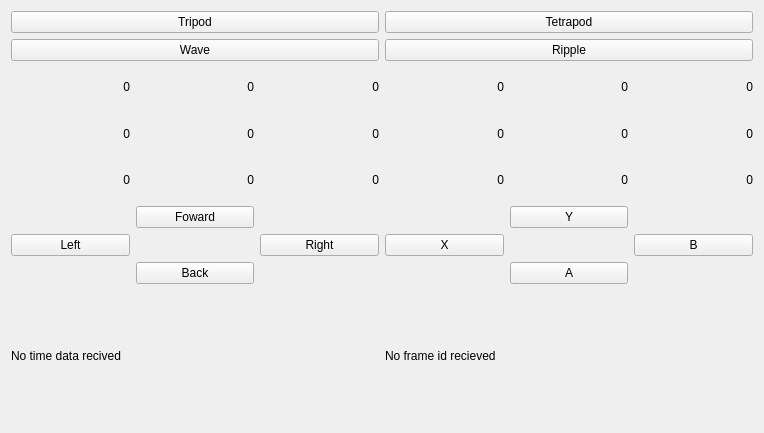
<?xml version="1.0" encoding="UTF-8"?>
<ui version="4.0">
 <class>MainGui</class>
 <widget class="QWidget" name="MainGui">
  <property name="geometry">
   <rect>
    <x>0</x>
    <y>0</y>
    <width>764</width>
    <height>433</height>
   </rect>
  </property>
  <property name="windowTitle">
   <string>Form</string>
  </property>
  <layout class="QVBoxLayout" name="verticalLayout">
   <item>
    <layout class="QGridLayout" name="gridLayout">
     <item row="1" column="0">
      <widget class="QPushButton" name="TripodGaitButton">
       <property name="text">
        <string>Tripod</string>
       </property>
      </widget>
     </item>
     <item row="2" column="0">
      <widget class="QPushButton" name="WaveGaitButton">
       <property name="text">
        <string>Wave</string>
       </property>
      </widget>
     </item>
     <item row="1" column="1">
      <widget class="QPushButton" name="pushButton_2">
       <property name="text">
        <string>Tetrapod</string>
       </property>
      </widget>
     </item>
     <item row="2" column="1">
      <widget class="QPushButton" name="RippleGaitButton">
       <property name="text">
        <string>Ripple</string>
       </property>
      </widget>
     </item>
    </layout>
   </item>
   <item>
    <layout class="QHBoxLayout" name="Hexapod_load">
     <item>
      <layout class="QVBoxLayout" name="Left">
       <item>
        <layout class="QHBoxLayout" name="LFront">
         <item>
          <widget class="QLabel" name="LFTibiaLoad">
           <property name="text">
            <string>0</string>
           </property>
           <property name="alignment">
            <set>Qt::AlignRight|Qt::AlignTrailing|Qt::AlignVCenter</set>
           </property>
          </widget>
         </item>
         <item>
          <widget class="QLabel" name="LFFemurLoad">
           <property name="text">
            <string>0</string>
           </property>
           <property name="alignment">
            <set>Qt::AlignRight|Qt::AlignTrailing|Qt::AlignVCenter</set>
           </property>
          </widget>
         </item>
         <item>
          <widget class="QLabel" name="LFCoxaLoad">
           <property name="text">
            <string>0</string>
           </property>
           <property name="alignment">
            <set>Qt::AlignRight|Qt::AlignTrailing|Qt::AlignVCenter</set>
           </property>
          </widget>
         </item>
        </layout>
       </item>
       <item>
        <layout class="QHBoxLayout" name="LMiddle">
         <item>
          <widget class="QLabel" name="LMTibiaLoad">
           <property name="text">
            <string>0</string>
           </property>
           <property name="alignment">
            <set>Qt::AlignRight|Qt::AlignTrailing|Qt::AlignVCenter</set>
           </property>
          </widget>
         </item>
         <item>
          <widget class="QLabel" name="LMFemurLoad">
           <property name="text">
            <string>0</string>
           </property>
           <property name="alignment">
            <set>Qt::AlignRight|Qt::AlignTrailing|Qt::AlignVCenter</set>
           </property>
          </widget>
         </item>
         <item>
          <widget class="QLabel" name="LMCoxaLoad">
           <property name="text">
            <string>0</string>
           </property>
           <property name="alignment">
            <set>Qt::AlignRight|Qt::AlignTrailing|Qt::AlignVCenter</set>
           </property>
          </widget>
         </item>
        </layout>
       </item>
       <item>
        <layout class="QHBoxLayout" name="LBack">
         <item>
          <widget class="QLabel" name="LBTibiaLoad">
           <property name="text">
            <string>0</string>
           </property>
           <property name="alignment">
            <set>Qt::AlignRight|Qt::AlignTrailing|Qt::AlignVCenter</set>
           </property>
          </widget>
         </item>
         <item>
          <widget class="QLabel" name="LBFemurLoad">
           <property name="text">
            <string>0</string>
           </property>
           <property name="alignment">
            <set>Qt::AlignRight|Qt::AlignTrailing|Qt::AlignVCenter</set>
           </property>
          </widget>
         </item>
         <item>
          <widget class="QLabel" name="LBCoxaLoad">
           <property name="text">
            <string>0</string>
           </property>
           <property name="alignment">
            <set>Qt::AlignRight|Qt::AlignTrailing|Qt::AlignVCenter</set>
           </property>
          </widget>
         </item>
        </layout>
       </item>
      </layout>
     </item>
     <item>
      <layout class="QVBoxLayout" name="Right">
       <item>
        <layout class="QHBoxLayout" name="RFront">
         <item>
          <widget class="QLabel" name="RFCoxaLoad">
           <property name="text">
            <string>0</string>
           </property>
           <property name="alignment">
            <set>Qt::AlignRight|Qt::AlignTrailing|Qt::AlignVCenter</set>
           </property>
          </widget>
         </item>
         <item>
          <widget class="QLabel" name="RFFemurLoad">
           <property name="text">
            <string>0</string>
           </property>
           <property name="alignment">
            <set>Qt::AlignRight|Qt::AlignTrailing|Qt::AlignVCenter</set>
           </property>
          </widget>
         </item>
         <item>
          <widget class="QLabel" name="RFTibiaLoad">
           <property name="text">
            <string>0</string>
           </property>
           <property name="alignment">
            <set>Qt::AlignRight|Qt::AlignTrailing|Qt::AlignVCenter</set>
           </property>
          </widget>
         </item>
        </layout>
       </item>
       <item>
        <layout class="QHBoxLayout" name="RMiddle">
         <item>
          <widget class="QLabel" name="RMCoxaLoad">
           <property name="text">
            <string>0</string>
           </property>
           <property name="alignment">
            <set>Qt::AlignRight|Qt::AlignTrailing|Qt::AlignVCenter</set>
           </property>
          </widget>
         </item>
         <item>
          <widget class="QLabel" name="RMFemurLoad">
           <property name="text">
            <string>0</string>
           </property>
           <property name="alignment">
            <set>Qt::AlignRight|Qt::AlignTrailing|Qt::AlignVCenter</set>
           </property>
          </widget>
         </item>
         <item>
          <widget class="QLabel" name="RMTibiaLoad">
           <property name="text">
            <string>0</string>
           </property>
           <property name="alignment">
            <set>Qt::AlignRight|Qt::AlignTrailing|Qt::AlignVCenter</set>
           </property>
          </widget>
         </item>
        </layout>
       </item>
       <item>
        <layout class="QHBoxLayout" name="RBack">
         <item>
          <widget class="QLabel" name="RBCoxaLoad">
           <property name="text">
            <string>0</string>
           </property>
           <property name="alignment">
            <set>Qt::AlignRight|Qt::AlignTrailing|Qt::AlignVCenter</set>
           </property>
          </widget>
         </item>
         <item>
          <widget class="QLabel" name="RBFemurLoad">
           <property name="text">
            <string>0</string>
           </property>
           <property name="alignment">
            <set>Qt::AlignRight|Qt::AlignTrailing|Qt::AlignVCenter</set>
           </property>
          </widget>
         </item>
         <item>
          <widget class="QLabel" name="RBTibiaLoad">
           <property name="text">
            <string>0</string>
           </property>
           <property name="alignment">
            <set>Qt::AlignRight|Qt::AlignTrailing|Qt::AlignVCenter</set>
           </property>
          </widget>
         </item>
        </layout>
       </item>
      </layout>
     </item>
    </layout>
   </item>
   <item>
    <layout class="QHBoxLayout" name="Buttons">
     <item>
      <layout class="QGridLayout" name="LPushButtons">
       <item row="2" column="1">
        <widget class="QPushButton" name="LPushButtonBack">
         <property name="text">
          <string>Back</string>
         </property>
         <property name="shortcut">
          <string>S</string>
         </property>
        </widget>
       </item>
       <item row="0" column="1">
        <widget class="QPushButton" name="LPushButtonUp">
         <property name="text">
          <string>Foward</string>
         </property>
         <property name="shortcut">
          <string>W</string>
         </property>
        </widget>
       </item>
       <item row="1" column="0">
        <widget class="QPushButton" name="LPushButtonLeft">
         <property name="text">
          <string>Left</string>
         </property>
         <property name="shortcut">
          <string>A</string>
         </property>
        </widget>
       </item>
       <item row="1" column="2">
        <widget class="QPushButton" name="LPushButtonRight">
         <property name="text">
          <string>Right</string>
         </property>
         <property name="shortcut">
          <string>D</string>
         </property>
        </widget>
       </item>
      </layout>
     </item>
     <item>
      <layout class="QGridLayout" name="RPushButtons">
       <item row="2" column="1">
        <widget class="QPushButton" name="RPushButtonA">
         <property name="text">
          <string>A</string>
         </property>
         <property name="shortcut">
          <string>G</string>
         </property>
        </widget>
       </item>
       <item row="0" column="1">
        <widget class="QPushButton" name="RPushButtonY">
         <property name="text">
          <string>Y</string>
         </property>
         <property name="shortcut">
          <string>R</string>
         </property>
        </widget>
       </item>
       <item row="1" column="0">
        <widget class="QPushButton" name="RPushButtonX">
         <property name="text">
          <string>X</string>
         </property>
         <property name="shortcut">
          <string>F</string>
         </property>
        </widget>
       </item>
       <item row="1" column="2">
        <widget class="QPushButton" name="RPushButtonB">
         <property name="text">
          <string>B</string>
         </property>
         <property name="shortcut">
          <string>T</string>
         </property>
        </widget>
       </item>
      </layout>
     </item>
    </layout>
   </item>
   <item>
    <layout class="QHBoxLayout" name="RosInfoBar">
     <item>
      <widget class="QLabel" name="RosTime">
       <property name="text">
        <string>No time data recived</string>
       </property>
      </widget>
     </item>
     <item>
      <widget class="QLabel" name="RosFrameId">
       <property name="text">
        <string>No frame id recieved</string>
       </property>
      </widget>
     </item>
    </layout>
   </item>
  </layout>
 </widget>
 <resources/>
 <connections/>
</ui>
